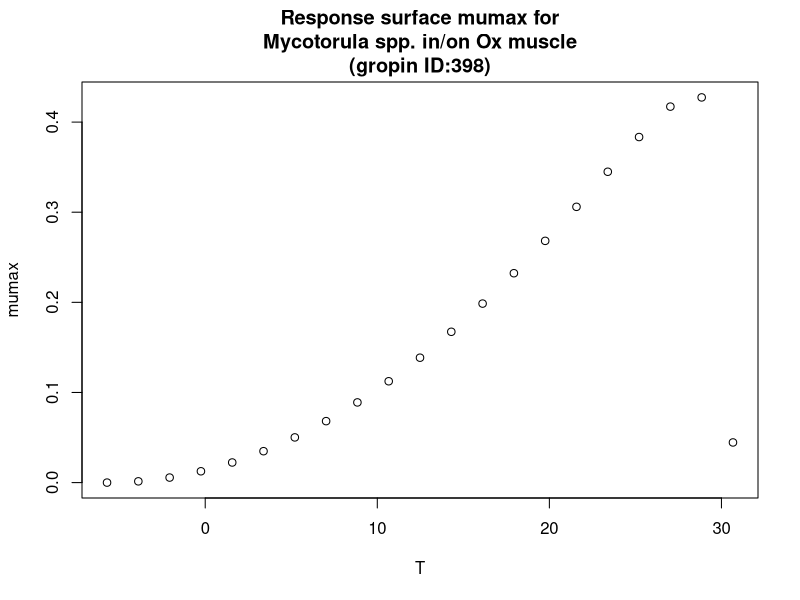

Write R code to recreate this figure.
#############################
# start of Parameter script
#############################
T <- seq(-5.7057,30.6693306693307,length.out=21)
#############################
# end of Parameter script
#############################
############################# 
# start of Model script Gropin ID 398 
#############################
 
# constant coefficients for this model
 
variables <- data.frame(T)
argumentsPar <- expand.grid(variables)
 
# heart of the model
response_surface <- function(T) {
   mumax <-(4.3*(10^-1)*(T-30.7)*((T+5.7)^2))/((28.4+5.7)*((28.4+5.7)*(T-28.4)-(28.4-30.7)*(28.4-5.7-2*T)))

return(mumax=mumax)
} 

# output parameters
responseSurface <- cbind(argumentsPar,response_surface(argumentsPar['T']))
colnames(responseSurface) <- c(colnames(argumentsPar),'mumax')
#############################
# End of Model script
#############################
############################# 
# start of Visualisation script Gropin ID 398 
#############################
plot(T,responseSurface$'mumax',xlab='T',
                          ylab='mumax',main='Response surface mumax for
Mycotorula spp. in/on Ox muscle
(gropin ID:398)')
#############################
# End of Visualisation script
#############################
